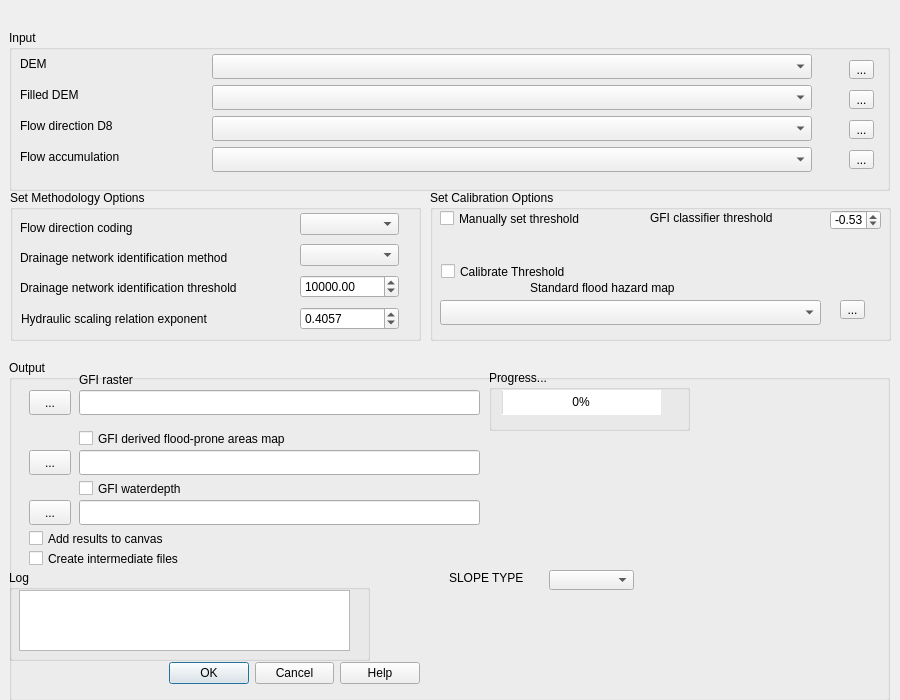
<?xml version="1.0" encoding="UTF-8"?>
<ui version="4.0">
 <class>GeomorphicFloodIndex</class>
 <widget class="QDialog" name="GeomorphicFloodIndex">
  <property name="geometry">
   <rect>
    <x>0</x>
    <y>0</y>
    <width>900</width>
    <height>700</height>
   </rect>
  </property>
  <property name="sizePolicy">
   <sizepolicy hsizetype="Fixed" vsizetype="Fixed">
    <horstretch>0</horstretch>
    <verstretch>0</verstretch>
   </sizepolicy>
  </property>
  <property name="minimumSize">
   <size>
    <width>900</width>
    <height>700</height>
   </size>
  </property>
  <property name="maximumSize">
   <size>
    <width>900</width>
    <height>700</height>
   </size>
  </property>
  <property name="windowTitle">
   <string>GeomorphicFloodArea</string>
  </property>
  <widget class="QGroupBox" name="groupBox_2">
   <property name="geometry">
    <rect>
     <x>9</x>
     <y>360</y>
     <width>881</width>
     <height>341</height>
    </rect>
   </property>
   <property name="title">
    <string>Output </string>
   </property>
   <widget class="QGroupBox" name="groupBox_4">
    <property name="geometry">
     <rect>
      <x>480</x>
      <y>10</y>
      <width>201</width>
      <height>61</height>
     </rect>
    </property>
    <property name="styleSheet">
     <string notr="true">border-color: rgb(4, 4, 4);</string>
    </property>
    <property name="title">
     <string>Progress...</string>
    </property>
    <widget class="QProgressBar" name="progressBar">
     <property name="geometry">
      <rect>
       <x>13</x>
       <y>20</y>
       <width>159</width>
       <height>25</height>
      </rect>
     </property>
     <property name="value">
      <number>0</number>
     </property>
     <property name="alignment">
      <set>Qt::AlignCenter</set>
     </property>
    </widget>
   </widget>
   <widget class="QGroupBox" name="groupBox_3">
    <property name="geometry">
     <rect>
      <x>0</x>
      <y>210</y>
      <width>361</width>
      <height>91</height>
     </rect>
    </property>
    <property name="title">
     <string>Log</string>
    </property>
    <widget class="QTextEdit" name="textEdit">
     <property name="geometry">
      <rect>
       <x>10</x>
       <y>20</y>
       <width>331</width>
       <height>61</height>
      </rect>
     </property>
    </widget>
   </widget>
   <widget class="QCheckBox" name="checkBoxWD">
    <property name="geometry">
     <rect>
      <x>70</x>
      <y>120</y>
      <width>127</width>
      <height>17</height>
     </rect>
    </property>
    <property name="text">
     <string>GFI waterdepth</string>
    </property>
   </widget>
   <widget class="QCheckBox" name="checkBoxFM">
    <property name="geometry">
     <rect>
      <x>70</x>
      <y>70</y>
      <width>351</width>
      <height>17</height>
     </rect>
    </property>
    <property name="text">
     <string>GFI derived flood-prone areas map</string>
    </property>
   </widget>
   <widget class="QCheckBox" name="checkBoxDebug">
    <property name="geometry">
     <rect>
      <x>20</x>
      <y>190</y>
      <width>311</width>
      <height>17</height>
     </rect>
    </property>
    <property name="text">
     <string>Create intermediate files</string>
    </property>
   </widget>
   <widget class="QCheckBox" name="checkBoxAdd">
    <property name="geometry">
     <rect>
      <x>20</x>
      <y>170</y>
      <width>311</width>
      <height>17</height>
     </rect>
    </property>
    <property name="text">
     <string>Add results to canvas</string>
    </property>
   </widget>
   <widget class="QToolButton" name="btnOutput">
    <property name="geometry">
     <rect>
      <x>20</x>
      <y>30</y>
      <width>42</width>
      <height>25</height>
     </rect>
    </property>
    <property name="minimumSize">
     <size>
      <width>0</width>
      <height>25</height>
     </size>
    </property>
    <property name="maximumSize">
     <size>
      <width>16777215</width>
      <height>25</height>
     </size>
    </property>
    <property name="text">
     <string>...</string>
    </property>
   </widget>
   <widget class="QLineEdit" name="lineOutput">
    <property name="geometry">
     <rect>
      <x>70</x>
      <y>30</y>
      <width>401</width>
      <height>25</height>
     </rect>
    </property>
    <property name="minimumSize">
     <size>
      <width>280</width>
      <height>25</height>
     </size>
    </property>
   </widget>
   <widget class="QLabel" name="lblSlope_7">
    <property name="geometry">
     <rect>
      <x>70</x>
      <y>10</y>
      <width>197</width>
      <height>19</height>
     </rect>
    </property>
    <property name="text">
     <string>GFI raster</string>
    </property>
   </widget>
   <widget class="QToolButton" name="btnOutputBin">
    <property name="geometry">
     <rect>
      <x>20</x>
      <y>90</y>
      <width>42</width>
      <height>25</height>
     </rect>
    </property>
    <property name="minimumSize">
     <size>
      <width>0</width>
      <height>25</height>
     </size>
    </property>
    <property name="maximumSize">
     <size>
      <width>16777215</width>
      <height>25</height>
     </size>
    </property>
    <property name="text">
     <string>...</string>
    </property>
   </widget>
   <widget class="QLineEdit" name="lineOutputBin">
    <property name="geometry">
     <rect>
      <x>70</x>
      <y>90</y>
      <width>401</width>
      <height>25</height>
     </rect>
    </property>
    <property name="minimumSize">
     <size>
      <width>280</width>
      <height>25</height>
     </size>
    </property>
   </widget>
   <widget class="QDialogButtonBox" name="buttonBox">
    <property name="geometry">
     <rect>
      <x>160</x>
      <y>300</y>
      <width>251</width>
      <height>27</height>
     </rect>
    </property>
    <property name="orientation">
     <enum>Qt::Horizontal</enum>
    </property>
    <property name="standardButtons">
     <set>QDialogButtonBox::Cancel|QDialogButtonBox::Help|QDialogButtonBox::Ok</set>
    </property>
   </widget>
   <widget class="QLabel" name="lblSlope_3">
    <property name="geometry">
     <rect>
      <x>440</x>
      <y>210</y>
      <width>281</width>
      <height>16</height>
     </rect>
    </property>
    <property name="text">
     <string>SLOPE TYPE</string>
    </property>
   </widget>
   <widget class="QComboBox" name="cmbSlopeType">
    <property name="geometry">
     <rect>
      <x>540</x>
      <y>210</y>
      <width>85</width>
      <height>20</height>
     </rect>
    </property>
    <property name="editable">
     <bool>false</bool>
    </property>
    <property name="modelColumn">
     <number>0</number>
    </property>
   </widget>
   <widget class="QToolButton" name="btnOutputWD">
    <property name="geometry">
     <rect>
      <x>20</x>
      <y>140</y>
      <width>42</width>
      <height>25</height>
     </rect>
    </property>
    <property name="minimumSize">
     <size>
      <width>0</width>
      <height>25</height>
     </size>
    </property>
    <property name="maximumSize">
     <size>
      <width>16777215</width>
      <height>25</height>
     </size>
    </property>
    <property name="text">
     <string>...</string>
    </property>
   </widget>
   <widget class="QLineEdit" name="lineOutputWD">
    <property name="geometry">
     <rect>
      <x>70</x>
      <y>140</y>
      <width>401</width>
      <height>25</height>
     </rect>
    </property>
    <property name="minimumSize">
     <size>
      <width>280</width>
      <height>25</height>
     </size>
    </property>
   </widget>
   <zorder>btnOutput</zorder>
   <zorder>lineOutput</zorder>
   <zorder>groupBox_4</zorder>
   <zorder>groupBox_3</zorder>
   <zorder>checkBoxAdd</zorder>
   <zorder>checkBoxWD</zorder>
   <zorder>checkBoxFM</zorder>
   <zorder>checkBoxDebug</zorder>
   <zorder>lblSlope_7</zorder>
   <zorder>btnOutputBin</zorder>
   <zorder>lineOutputBin</zorder>
   <zorder>buttonBox</zorder>
   <zorder>lblSlope_3</zorder>
   <zorder>cmbSlopeType</zorder>
   <zorder>btnOutputWD</zorder>
   <zorder>lineOutputWD</zorder>
  </widget>
  <widget class="QGroupBox" name="groupBox">
   <property name="geometry">
    <rect>
     <x>9</x>
     <y>30</y>
     <width>881</width>
     <height>161</height>
    </rect>
   </property>
   <property name="title">
    <string>Input </string>
   </property>
   <widget class="QComboBox" name="cmbDemVoid">
    <property name="geometry">
     <rect>
      <x>203</x>
      <y>55</y>
      <width>600</width>
      <height>25</height>
     </rect>
    </property>
    <property name="minimumSize">
     <size>
      <width>280</width>
      <height>25</height>
     </size>
    </property>
    <property name="maximumSize">
     <size>
      <width>600</width>
      <height>25</height>
     </size>
    </property>
    <property name="toolTip">
     <string>parametro Cv</string>
    </property>
    <property name="layoutDirection">
     <enum>Qt::LeftToRight</enum>
    </property>
   </widget>
   <widget class="QComboBox" name="cmbDemCon">
    <property name="geometry">
     <rect>
      <x>203</x>
      <y>24</y>
      <width>600</width>
      <height>25</height>
     </rect>
    </property>
    <property name="minimumSize">
     <size>
      <width>280</width>
      <height>25</height>
     </size>
    </property>
    <property name="maximumSize">
     <size>
      <width>600</width>
      <height>25</height>
     </size>
    </property>
    <property name="toolTip">
     <string>Parametro a</string>
    </property>
    <property name="layoutDirection">
     <enum>Qt::LeftToRight</enum>
    </property>
   </widget>
   <widget class="QLabel" name="lblFlowDir">
    <property name="geometry">
     <rect>
      <x>11</x>
      <y>88</y>
      <width>181</width>
      <height>16</height>
     </rect>
    </property>
    <property name="text">
     <string>Flow direction D8</string>
    </property>
   </widget>
   <widget class="QLabel" name="lblTRIGGER">
    <property name="geometry">
     <rect>
      <x>11</x>
      <y>57</y>
      <width>171</width>
      <height>16</height>
     </rect>
    </property>
    <property name="text">
     <string>Filled DEM</string>
    </property>
   </widget>
   <widget class="QComboBox" name="cmbFlowDir">
    <property name="geometry">
     <rect>
      <x>203</x>
      <y>86</y>
      <width>600</width>
      <height>25</height>
     </rect>
    </property>
    <property name="minimumSize">
     <size>
      <width>280</width>
      <height>25</height>
     </size>
    </property>
    <property name="maximumSize">
     <size>
      <width>600</width>
      <height>25</height>
     </size>
    </property>
    <property name="toolTip">
     <string>Parametro n</string>
    </property>
    <property name="layoutDirection">
     <enum>Qt::LeftToRight</enum>
    </property>
   </widget>
   <widget class="QLabel" name="lblFLOWACC">
    <property name="geometry">
     <rect>
      <x>11</x>
      <y>119</y>
      <width>181</width>
      <height>16</height>
     </rect>
    </property>
    <property name="text">
     <string>Flow accumulation</string>
    </property>
   </widget>
   <widget class="QLabel" name="lblDEMCON">
    <property name="geometry">
     <rect>
      <x>11</x>
      <y>26</y>
      <width>100</width>
      <height>16</height>
     </rect>
    </property>
    <property name="maximumSize">
     <size>
      <width>100</width>
      <height>20</height>
     </size>
    </property>
    <property name="autoFillBackground">
     <bool>false</bool>
    </property>
    <property name="text">
     <string>DEM</string>
    </property>
    <property name="margin">
     <number>1</number>
    </property>
   </widget>
   <widget class="QComboBox" name="cmbFlowAcc">
    <property name="geometry">
     <rect>
      <x>203</x>
      <y>117</y>
      <width>600</width>
      <height>25</height>
     </rect>
    </property>
    <property name="minimumSize">
     <size>
      <width>280</width>
      <height>25</height>
     </size>
    </property>
    <property name="maximumSize">
     <size>
      <width>600</width>
      <height>25</height>
     </size>
    </property>
    <property name="toolTip">
     <string>parametro Cv</string>
    </property>
    <property name="layoutDirection">
     <enum>Qt::LeftToRight</enum>
    </property>
   </widget>
   <widget class="QToolButton" name="toolButtonDemCon">
    <property name="geometry">
     <rect>
      <x>840</x>
      <y>30</y>
      <width>25</width>
      <height>19</height>
     </rect>
    </property>
    <property name="text">
     <string>...</string>
    </property>
   </widget>
   <widget class="QToolButton" name="toolButtonDemVoid">
    <property name="geometry">
     <rect>
      <x>840</x>
      <y>60</y>
      <width>25</width>
      <height>19</height>
     </rect>
    </property>
    <property name="text">
     <string>...</string>
    </property>
   </widget>
   <widget class="QToolButton" name="toolButtonFlowDir">
    <property name="geometry">
     <rect>
      <x>840</x>
      <y>90</y>
      <width>25</width>
      <height>19</height>
     </rect>
    </property>
    <property name="text">
     <string>...</string>
    </property>
   </widget>
   <widget class="QToolButton" name="toolButtonFlowAcc">
    <property name="geometry">
     <rect>
      <x>840</x>
      <y>120</y>
      <width>25</width>
      <height>19</height>
     </rect>
    </property>
    <property name="text">
     <string>...</string>
    </property>
   </widget>
  </widget>
  <widget class="QGroupBox" name="groupBox_5">
   <property name="geometry">
    <rect>
     <x>10</x>
     <y>190</y>
     <width>411</width>
     <height>151</height>
    </rect>
   </property>
   <property name="title">
    <string>Set Methodology Options</string>
   </property>
   <widget class="QWidget" name="layoutWidget">
    <property name="geometry">
     <rect>
      <x>290</x>
      <y>20</y>
      <width>99</width>
      <height>126</height>
     </rect>
    </property>
    <layout class="QVBoxLayout" name="verticalLayout">
     <item>
      <widget class="QComboBox" name="cmbFlowDirCoding">
       <property name="editable">
        <bool>false</bool>
       </property>
       <property name="modelColumn">
        <number>0</number>
       </property>
      </widget>
     </item>
     <item>
      <widget class="QComboBox" name="cmbChannelType">
       <property name="editable">
        <bool>false</bool>
       </property>
       <property name="modelColumn">
        <number>0</number>
       </property>
      </widget>
     </item>
     <item>
      <widget class="QDoubleSpinBox" name="doubleSpinBoxThesholdChannel">
       <property name="decimals">
        <number>2</number>
       </property>
       <property name="minimum">
        <double>0.000000000000000</double>
       </property>
       <property name="maximum">
        <double>1000000000.000000000000000</double>
       </property>
       <property name="singleStep">
        <double>0.000010000000000</double>
       </property>
       <property name="value">
        <double>10000.000000000000000</double>
       </property>
      </widget>
     </item>
     <item>
      <widget class="QDoubleSpinBox" name="doubleSpinBoxN">
       <property name="decimals">
        <number>4</number>
       </property>
       <property name="minimum">
        <double>0.000000000000000</double>
       </property>
       <property name="maximum">
        <double>100000.000000000000000</double>
       </property>
       <property name="singleStep">
        <double>0.000010000000000</double>
       </property>
       <property name="value">
        <double>0.405700000000000</double>
       </property>
      </widget>
     </item>
    </layout>
   </widget>
   <widget class="QLabel" name="lblSlope_4">
    <property name="geometry">
     <rect>
      <x>10</x>
      <y>60</y>
      <width>281</width>
      <height>16</height>
     </rect>
    </property>
    <property name="text">
     <string>Drainage network identification method</string>
    </property>
   </widget>
   <widget class="QLabel" name="lblSlope_5">
    <property name="geometry">
     <rect>
      <x>10</x>
      <y>90</y>
      <width>291</width>
      <height>16</height>
     </rect>
    </property>
    <property name="text">
     <string>Drainage network identification threshold</string>
    </property>
   </widget>
   <widget class="QLabel" name="lblSlope_6">
    <property name="geometry">
     <rect>
      <x>11</x>
      <y>121</y>
      <width>291</width>
      <height>16</height>
     </rect>
    </property>
    <property name="text">
     <string>Hydraulic scaling relation exponent</string>
    </property>
   </widget>
   <widget class="QLabel" name="lblSlope_2">
    <property name="geometry">
     <rect>
      <x>10</x>
      <y>30</y>
      <width>271</width>
      <height>16</height>
     </rect>
    </property>
    <property name="text">
     <string>Flow direction coding</string>
    </property>
   </widget>
  </widget>
  <widget class="QGroupBox" name="groupBox_6">
   <property name="geometry">
    <rect>
     <x>430</x>
     <y>190</y>
     <width>461</width>
     <height>151</height>
    </rect>
   </property>
   <property name="title">
    <string>Set Calibration Options</string>
   </property>
   <widget class="QDoubleSpinBox" name="doubleSpinBoxTheshold">
    <property name="geometry">
     <rect>
      <x>400</x>
      <y>20</y>
      <width>51</width>
      <height>20</height>
     </rect>
    </property>
    <property name="decimals">
     <number>2</number>
    </property>
    <property name="minimum">
     <double>-5.000000000000000</double>
    </property>
    <property name="maximum">
     <double>5.000000000000000</double>
    </property>
    <property name="singleStep">
     <double>0.000010000000000</double>
    </property>
    <property name="value">
     <double>-0.530000000000000</double>
    </property>
   </widget>
   <widget class="QComboBox" name="cmbSFM">
    <property name="geometry">
     <rect>
      <x>10</x>
      <y>110</y>
      <width>381</width>
      <height>25</height>
     </rect>
    </property>
    <property name="minimumSize">
     <size>
      <width>280</width>
      <height>25</height>
     </size>
    </property>
    <property name="maximumSize">
     <size>
      <width>600</width>
      <height>25</height>
     </size>
    </property>
    <property name="toolTip">
     <string>Parametro a</string>
    </property>
    <property name="layoutDirection">
     <enum>Qt::LeftToRight</enum>
    </property>
   </widget>
   <widget class="QToolButton" name="toolButtonSFM">
    <property name="geometry">
     <rect>
      <x>410</x>
      <y>110</y>
      <width>25</width>
      <height>19</height>
     </rect>
    </property>
    <property name="text">
     <string>...</string>
    </property>
   </widget>
   <widget class="QCheckBox" name="checkBoxCalibration">
    <property name="geometry">
     <rect>
      <x>11</x>
      <y>73</y>
      <width>351</width>
      <height>17</height>
     </rect>
    </property>
    <property name="text">
     <string>Calibrate Threshold</string>
    </property>
   </widget>
   <widget class="QLabel" name="lblDEMCON_2">
    <property name="geometry">
     <rect>
      <x>100</x>
      <y>90</y>
      <width>261</width>
      <height>16</height>
     </rect>
    </property>
    <property name="autoFillBackground">
     <bool>false</bool>
    </property>
    <property name="text">
     <string>Standard flood hazard map</string>
    </property>
    <property name="margin">
     <number>1</number>
    </property>
   </widget>
   <widget class="QLabel" name="lblSlope">
    <property name="geometry">
     <rect>
      <x>220</x>
      <y>20</y>
      <width>181</width>
      <height>16</height>
     </rect>
    </property>
    <property name="text">
     <string>GFI classifier threshold</string>
    </property>
   </widget>
   <widget class="QCheckBox" name="checkBoxManualSet">
    <property name="geometry">
     <rect>
      <x>10</x>
      <y>20</y>
      <width>181</width>
      <height>17</height>
     </rect>
    </property>
    <property name="text">
     <string>Manually set threshold</string>
    </property>
   </widget>
  </widget>
 </widget>
 <tabstops>
  <tabstop>cmbDemCon</tabstop>
  <tabstop>cmbFlowDir</tabstop>
  <tabstop>btnOutput</tabstop>
  <tabstop>buttonBox</tabstop>
  <tabstop>textEdit</tabstop>
  <tabstop>lineOutput</tabstop>
 </tabstops>
 <resources/>
 <connections/>
</ui>
